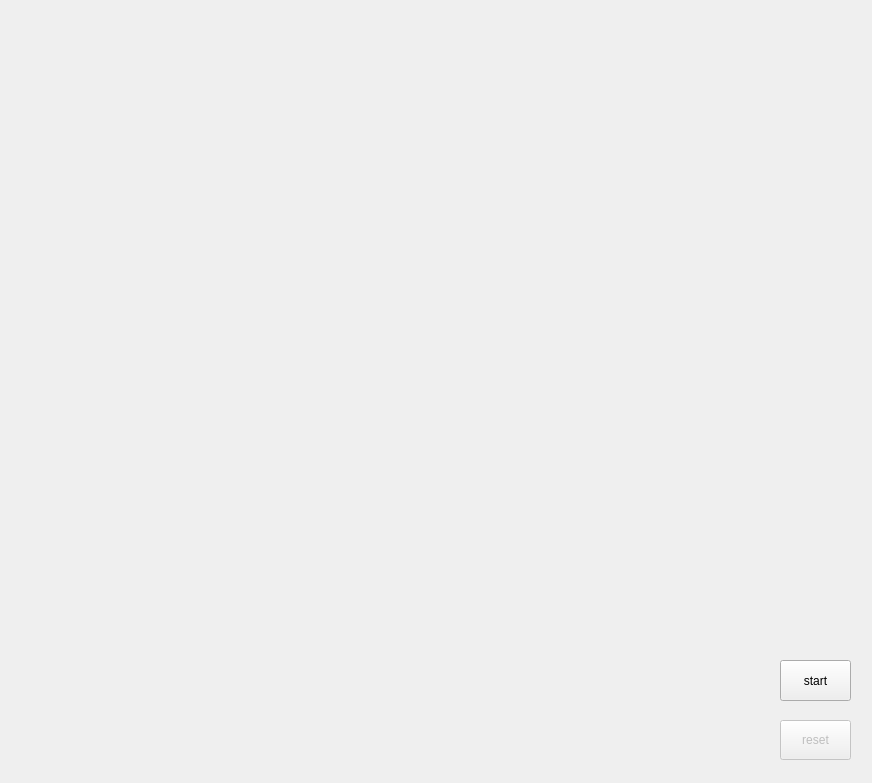
<?xml version="1.0" encoding="UTF-8"?>
<ui version="4.0">
 <class>Dialog</class>
 <widget class="QDialog" name="Dialog">
  <property name="geometry">
   <rect>
    <x>0</x>
    <y>0</y>
    <width>872</width>
    <height>783</height>
   </rect>
  </property>
  <property name="windowTitle">
   <string>Dialog</string>
  </property>
  <widget class="QPushButton" name="pb_reset">
   <property name="enabled">
    <bool>false</bool>
   </property>
   <property name="geometry">
    <rect>
     <x>780</x>
     <y>720</y>
     <width>71</width>
     <height>40</height>
    </rect>
   </property>
   <property name="text">
    <string>reset</string>
   </property>
   <property name="iconSize">
    <size>
     <width>40</width>
     <height>40</height>
    </size>
   </property>
  </widget>
  <widget class="QPushButton" name="pb_start">
   <property name="geometry">
    <rect>
     <x>780</x>
     <y>660</y>
     <width>71</width>
     <height>41</height>
    </rect>
   </property>
   <property name="text">
    <string>start</string>
   </property>
  </widget>
 </widget>
 <resources/>
 <connections/>
</ui>
